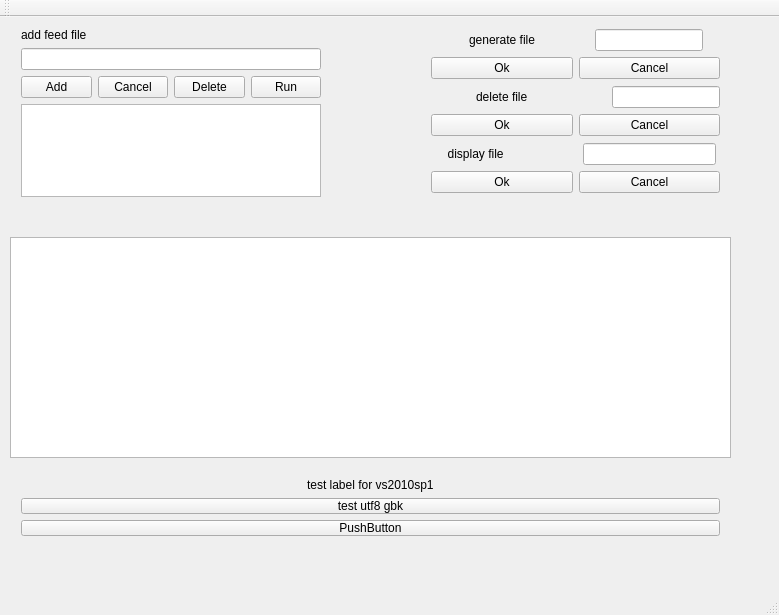
<?xml version="1.0" encoding="UTF-8"?>
<ui version="4.0">
 <class>MainWindow</class>
 <widget class="QMainWindow" name="MainWindow">
  <property name="geometry">
   <rect>
    <x>0</x>
    <y>0</y>
    <width>779</width>
    <height>615</height>
   </rect>
  </property>
  <property name="windowTitle">
   <string>MainWindow</string>
  </property>
  <widget class="QWidget" name="centralWidget">
   <widget class="QTextEdit" name="textEdit">
    <property name="geometry">
     <rect>
      <x>10</x>
      <y>220</y>
      <width>721</width>
      <height>221</height>
     </rect>
    </property>
   </widget>
   <widget class="QWidget" name="verticalLayoutWidget">
    <property name="geometry">
     <rect>
      <x>10</x>
      <y>0</y>
      <width>322</width>
      <height>191</height>
     </rect>
    </property>
    <layout class="QVBoxLayout" name="verticalLayout_2">
     <item>
      <layout class="QHBoxLayout" name="horizontalLayout_4">
       <item>
        <widget class="QLabel" name="label_4">
         <property name="text">
          <string>add feed file</string>
         </property>
        </widget>
       </item>
      </layout>
     </item>
     <item>
      <widget class="QLineEdit" name="textline_4">
       <property name="minimumSize">
        <size>
         <width>133</width>
         <height>0</height>
        </size>
       </property>
      </widget>
     </item>
     <item>
      <layout class="QHBoxLayout" name="horizontalLayout_3">
       <item>
        <widget class="QPushButton" name="ok_button_3">
         <property name="text">
          <string>Add</string>
         </property>
        </widget>
       </item>
       <item>
        <widget class="QPushButton" name="pushButton_2">
         <property name="text">
          <string>Cancel</string>
         </property>
        </widget>
       </item>
       <item>
        <widget class="QPushButton" name="cancel_button_4">
         <property name="text">
          <string>Delete</string>
         </property>
        </widget>
       </item>
       <item>
        <widget class="QPushButton" name="pushButton">
         <property name="text">
          <string>Run</string>
         </property>
        </widget>
       </item>
      </layout>
     </item>
     <item>
      <widget class="QTextEdit" name="textEdit_2"/>
     </item>
    </layout>
   </widget>
   <widget class="QWidget" name="verticalLayoutWidget_2">
    <property name="geometry">
     <rect>
      <x>420</x>
      <y>0</y>
      <width>311</width>
      <height>191</height>
     </rect>
    </property>
    <layout class="QVBoxLayout" name="verticalLayout_4">
     <item>
      <layout class="QVBoxLayout" name="verticalLayout">
       <item>
        <layout class="QHBoxLayout" name="horizontalLayout">
         <item alignment="Qt::AlignHCenter">
          <widget class="QLabel" name="label">
           <property name="text">
            <string>generate file</string>
           </property>
          </widget>
         </item>
         <item alignment="Qt::AlignHCenter">
          <widget class="QLineEdit" name="textline"/>
         </item>
        </layout>
       </item>
       <item>
        <layout class="QHBoxLayout" name="horizontalLayout_2">
         <item>
          <widget class="QPushButton" name="ok_button">
           <property name="text">
            <string>Ok</string>
           </property>
          </widget>
         </item>
         <item>
          <widget class="QPushButton" name="cancel_button">
           <property name="text">
            <string>Cancel</string>
           </property>
          </widget>
         </item>
        </layout>
       </item>
      </layout>
     </item>
     <item>
      <layout class="QVBoxLayout" name="verticalLayout_3">
       <item>
        <layout class="QHBoxLayout" name="horizontalLayout_6">
         <item alignment="Qt::AlignHCenter">
          <widget class="QLabel" name="label_3">
           <property name="text">
            <string>delete file</string>
           </property>
          </widget>
         </item>
         <item alignment="Qt::AlignRight">
          <widget class="QLineEdit" name="textline_3"/>
         </item>
        </layout>
       </item>
       <item>
        <layout class="QHBoxLayout" name="horizontalLayout_7">
         <item>
          <widget class="QPushButton" name="ok_button_del">
           <property name="text">
            <string>Ok</string>
           </property>
          </widget>
         </item>
         <item>
          <widget class="QPushButton" name="cancel_button_3">
           <property name="text">
            <string>Cancel</string>
           </property>
          </widget>
         </item>
        </layout>
       </item>
      </layout>
     </item>
     <item>
      <layout class="QVBoxLayout" name="verticalLayout_5">
       <item>
        <layout class="QHBoxLayout" name="horizontalLayout_8">
         <item>
          <widget class="QLabel" name="label_2">
           <property name="text">
            <string>     display file</string>
           </property>
          </widget>
         </item>
         <item alignment="Qt::AlignHCenter">
          <widget class="QLineEdit" name="textline_2">
           <property name="minimumSize">
            <size>
             <width>133</width>
             <height>0</height>
            </size>
           </property>
          </widget>
         </item>
        </layout>
       </item>
       <item>
        <layout class="QHBoxLayout" name="horizontalLayout_5">
         <item>
          <widget class="QPushButton" name="ok_button_2">
           <property name="text">
            <string>Ok</string>
           </property>
          </widget>
         </item>
         <item>
          <widget class="QPushButton" name="cancel_button_2">
           <property name="text">
            <string>Cancel</string>
           </property>
          </widget>
         </item>
        </layout>
       </item>
      </layout>
     </item>
    </layout>
   </widget>
   <widget class="QWidget" name="verticalLayoutWidget_3">
    <property name="geometry">
     <rect>
      <x>10</x>
      <y>450</y>
      <width>721</width>
      <height>80</height>
     </rect>
    </property>
    <layout class="QVBoxLayout" name="verticalLayout_6">
     <item alignment="Qt::AlignHCenter">
      <widget class="QLabel" name="label_5">
       <property name="text">
        <string>test label for vs2010sp1</string>
       </property>
      </widget>
     </item>
     <item>
      <widget class="QPushButton" name="pushButton_3">
       <property name="text">
        <string>test utf8 gbk</string>
       </property>
      </widget>
     </item>
     <item>
      <widget class="QPushButton" name="pushButton_4">
       <property name="text">
        <string>PushButton</string>
       </property>
      </widget>
     </item>
    </layout>
   </widget>
  </widget>
  <widget class="QStatusBar" name="statusBar"/>
  <widget class="QToolBar" name="mainToolBar">
   <attribute name="toolBarArea">
    <enum>TopToolBarArea</enum>
   </attribute>
   <attribute name="toolBarBreak">
    <bool>false</bool>
   </attribute>
  </widget>
  <widget class="QMenuBar" name="menuBar">
   <property name="geometry">
    <rect>
     <x>0</x>
     <y>0</y>
     <width>779</width>
     <height>23</height>
    </rect>
   </property>
  </widget>
  <action name="action">
   <property name="text">
    <string/>
   </property>
  </action>
 </widget>
 <layoutdefault spacing="6" margin="11"/>
 <resources/>
 <connections>
  <connection>
   <sender>textline</sender>
   <signal>returnPressed()</signal>
   <receiver>ok_button</receiver>
   <slot>click()</slot>
   <hints>
    <hint type="sourcelabel">
     <x>596</x>
     <y>59</y>
    </hint>
    <hint type="destinationlabel">
     <x>413</x>
     <y>92</y>
    </hint>
   </hints>
  </connection>
  <connection>
   <sender>textline_2</sender>
   <signal>returnPressed()</signal>
   <receiver>ok_button_2</receiver>
   <slot>click()</slot>
   <hints>
    <hint type="sourcelabel">
     <x>596</x>
     <y>189</y>
    </hint>
    <hint type="destinationlabel">
     <x>457</x>
     <y>222</y>
    </hint>
   </hints>
  </connection>
  <connection>
   <sender>textline_4</sender>
   <signal>returnPressed()</signal>
   <receiver>ok_button_3</receiver>
   <slot>click()</slot>
   <hints>
    <hint type="sourcelabel">
     <x>106</x>
     <y>60</y>
    </hint>
    <hint type="destinationlabel">
     <x>72</x>
     <y>88</y>
    </hint>
   </hints>
  </connection>
 </connections>
</ui>
